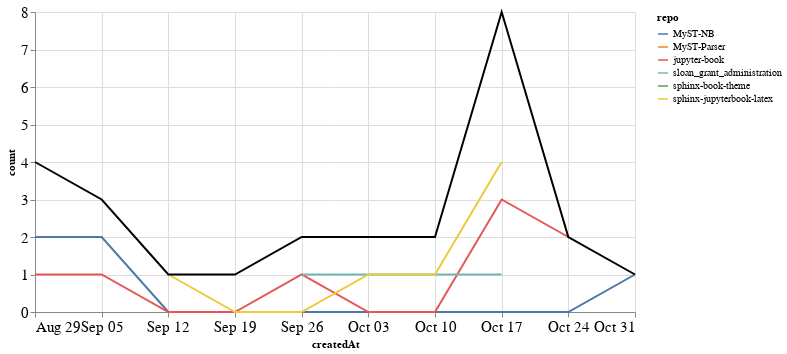

Source (notebook cell):
### Markdown cell above
### PRs

### Code cell
prs_time = prs.groupby('repo').resample('W', on='createdAt').count()['author'].reset_index()
prs_time = prs_time.rename(columns={'author': 'count'})
prs_time_total = prs_time.groupby('createdAt').agg({"count": "sum"}).reset_index()

ch1 = alt.Chart(prs_time, width=600).mark_line().encode(
    x='createdAt',
    y='count',
    color='repo',
    tooltip="repo"
)

ch2 = alt.Chart(prs_time_total, width=600).mark_line(color="black").encode(
    x='createdAt',
    y='count',
)

ch1 + ch2

### Figure 1 — Vega-Lite specification as saved in the notebook (floating-point values rounded to 4 significant figures)
{"config": {"axisLeft": {"labelFontSize": 15}, "axisBottom": {"labelFontSize": 15}}, "layer": [{"data": {"name": "data-8aacc10ae66560256e2ef6ed04d3ca8f"}, "mark": "line", "encoding": {"color": {"type": "nominal", "field": "repo"}, "tooltip": {"type": "nominal", "field": "repo"}, "x": {"type": "temporal", "field": "createdAt"}, "y": {"type": "quantitative", "field": "count"}}, "width": 600}, {"data": {"name": "data-d2a2120cef30899215e1d6f8fd092086"}, "mark": {"type": "line", "color": "black"}, "encoding": {"x": {"type": "temporal", "field": "createdAt"}, "y": {"type": "quantitative", "field": "count"}}, "width": 600}], "$schema": "https://vega.github.io/schema/vega-lite/v4.8.1.json", "datasets": {"data-8aacc10ae66560256e2ef6ed04d3ca8f": [{"repo": "MyST-NB", "createdAt": "2021-08-29T00:00:00", "count": 2}, {"repo": "MyST-NB", "createdAt": "2021-09-05T00:00:00", "count": 2}, {"repo": "MyST-NB", "createdAt": "2021-09-12T00:00:00", "count": 0}, {"repo": "MyST-NB", "createdAt": "2021-09-19T00:00:00", "count": 0}, {"repo": "MyST-NB", "createdAt": "2021-09-26T00:00:00", "count": 0}, {"repo": "MyST-NB", "createdAt": "2021-10-03T00:00:00", "count": 0}, {"repo": "MyST-NB", "createdAt": "2021-10-10T00:00:00", "count": 0}, {"repo": "MyST-NB", "createdAt": "2021-10-17T00:00:00", "count": 0}, {"repo": "MyST-NB", "createdAt": "2021-10-24T00:00:00", "count": 0}, {"repo": "MyST-NB", "createdAt": "2021-10-31T00:00:00", "count": 1}, {"repo": "MyST-Parser", "createdAt": "2021-08-29T00:00:00", "count": 1}, {"repo": "jupyter-book", "createdAt": "2021-08-29T00:00:00", "count": 1}, {"repo": "jupyter-book", "createdAt": "2021-09-05T00:00:00", "count": 1}, {"repo": "jupyter-book", "createdAt": "2021-09-12T00:00:00", "count": 0}, {"repo": "jupyter-book", "createdAt": "2021-09-19T00:00:00", "count": 0}, {"repo": "jupyter-book", "createdAt": "2021-09-26T00:00:00", "count": 1}, {"repo": "jupyter-book", "createdAt": "2021-10-03T00:00:00", "count": 0}, {"repo": "jupyter-book", "createdAt": "2021-10-10T00:00:00", "count": 0}, {"repo": "jupyter-book", "createdAt": "2021-10-17T00:00:00", "count": 3}, {"repo": "jupyter-book", "createdAt": "2021-10-24T00:00:00", "count": 2}, {"repo": "sloan_grant_administration", "createdAt": "2021-09-26T00:00:00", "count": 1}, {"repo": "sloan_grant_administration", "createdAt": "2021-10-03T00:00:00", "count": 1}, {"repo": "sloan_grant_administration", "createdAt": "2021-10-10T00:00:00", "count": 1}, {"repo": "sloan_grant_administration", "createdAt": "2021-10-17T00:00:00", "count": 1}, {"repo": "sphinx-book-theme", "createdAt": "2021-09-19T00:00:00", "count": 1}, {"repo": "sphinx-jupyterbook-latex", "createdAt": "2021-09-12T00:00:00", "count": 1}, {"repo": "sphinx-jupyterbook-latex", "createdAt": "2021-09-19T00:00:00", "count": 0}, {"repo": "sphinx-jupyterbook-latex", "createdAt": "2021-09-26T00:00:00", "count": 0}, {"repo": "sphinx-jupyterbook-latex", "createdAt": "2021-10-03T00:00:00", "count": 1}, {"repo": "sphinx-jupyterbook-latex", "createdAt": "2021-10-10T00:00:00", "count": 1}, {"repo": "sphinx-jupyterbook-latex", "createdAt": "2021-10-17T00:00:00", "count": 4}], "data-d2a2120cef30899215e1d6f8fd092086": [{"createdAt": "2021-08-29T00:00:00", "count": 4}, {"createdAt": "2021-09-05T00:00:00", "count": 3}, {"createdAt": "2021-09-12T00:00:00", "count": 1}, {"createdAt": "2021-09-19T00:00:00", "count": 1}, {"createdAt": "2021-09-26T00:00:00", "count": 2}, {"createdAt": "2021-10-03T00:00:00", "count": 2}, {"createdAt": "2021-10-10T00:00:00", "count": 2}, {"createdAt": "2021-10-17T00:00:00", "count": 8}, {"createdAt": "2021-10-24T00:00:00", "count": 2}, {"createdAt": "2021-10-31T00:00:00", "count": 1}]}}
